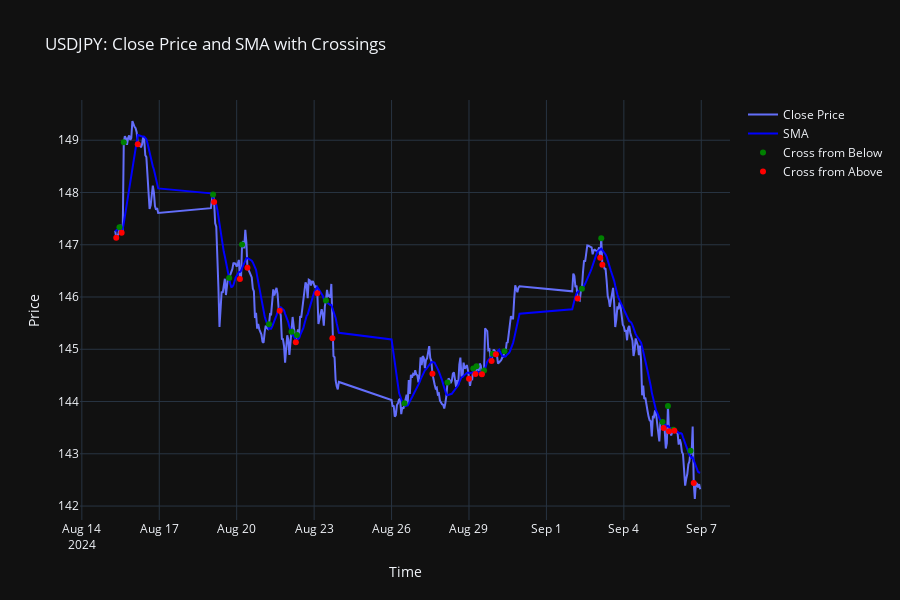
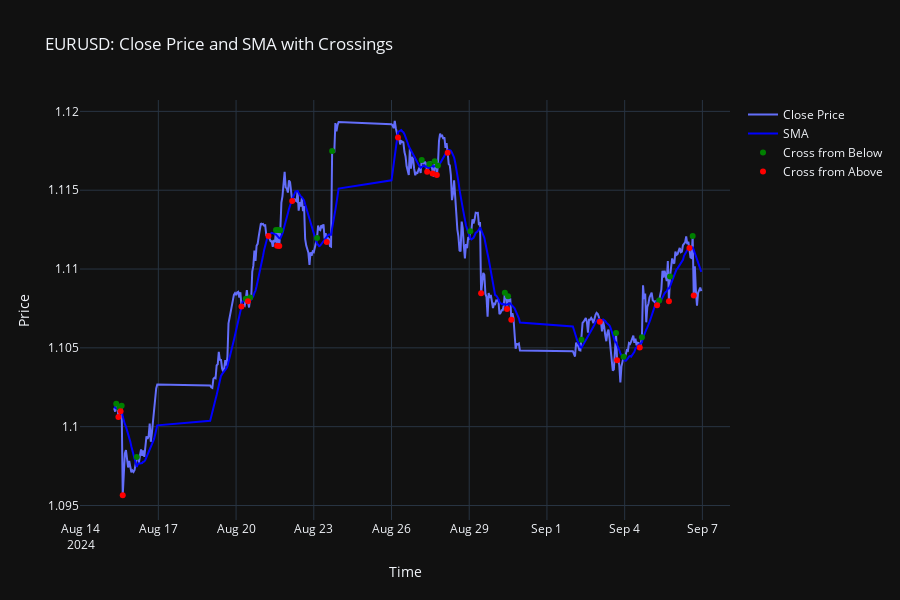
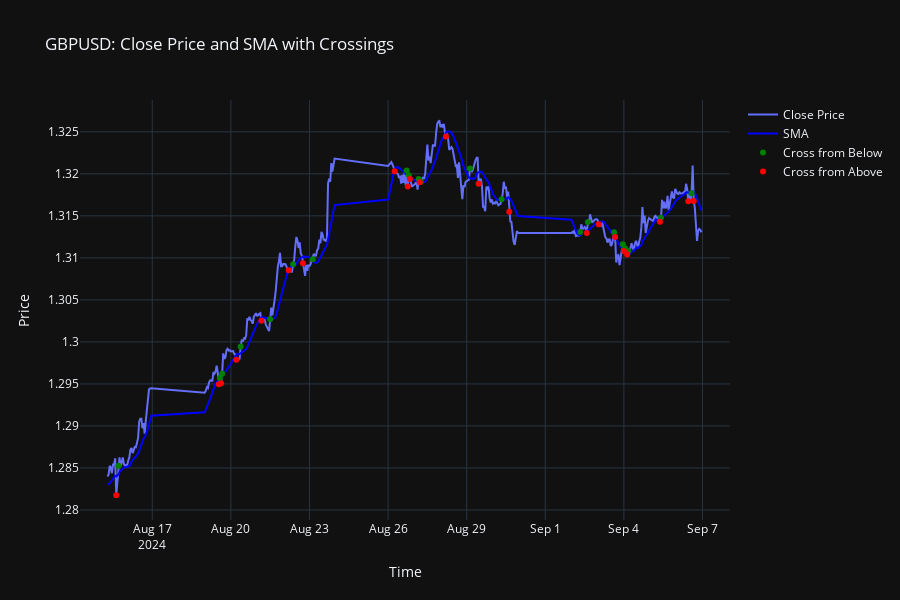
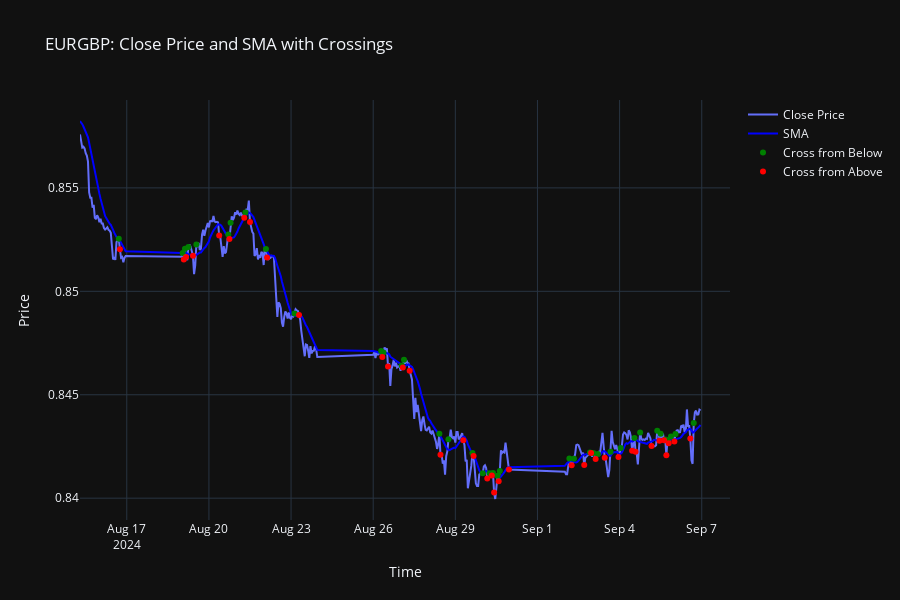

The cell these charts' notebook holds for them, in order:
### Code cell
for symbol, df in mtd.data.items():
    # Create lists to store the crossover points
    cross_from_below = []  # To store green dots (close crossing SMA from below)
    cross_from_above = []  # To store red dots (close crossing SMA from above)
    
    # Loop through the dataframe row by row to detect crossings
    for index in range(1, len(df)):
        prev_close_price = df.iloc[index - 1]['close']
        prev_sma = df.iloc[index - 1]['sma-14']
        close_price = df.iloc[index]['close']
        sma = df.iloc[index]['sma-14']

        # Detect crossings from below
        if prev_close_price < prev_sma and close_price > sma:
            cross_from_below.append((df.iloc[index]['time'], close_price))
        
        # Detect crossings from above
        elif prev_close_price > prev_sma and close_price < sma:
            cross_from_above.append((df.iloc[index]['time'], close_price))
    
    # Plotting the lines for close price and SMA
    fig = go.Figure()

    # Add the close price line
    fig.add_trace(
        go.Scatter(x=df['time'], y=df['close'], mode='lines', name='Close Price')
    )
    
    # Add the SMA line
    fig.add_trace(
        go.Scatter(x=df['time'], y=df['sma-14'], mode='lines', name='SMA', line_color='blue')
    )
    
    # Add green dots where the close price crosses the SMA from below
    if cross_from_below:
        fig.add_trace(
            go.Scatter(
                x=[x[0] for x in cross_from_below], 
                y=[x[1] for x in cross_from_below],
                mode='markers', 
                marker=dict(color='green', size=6), 
                name='Cross from Below'
            )
        )
    
    # Add red dots where the close price crosses the SMA from above
    if cross_from_above:
        fig.add_trace(
            go.Scatter(
                x=[x[0] for x in cross_from_above], 
                y=[x[1] for x in cross_from_above],
                mode='markers', 
                marker=dict(color='red', size=6), 
                name='Cross from Above'
            )
        )
    
    # Update layout
    fig.update_layout(
        title=f'{symbol}: Close Price and SMA with Crossings',
        template="plotly_dark",
        xaxis_title="Time",
        yaxis_title="Price",
        height=600
    )
    
    fig.show()

### Figure 1 — Plotly figure (JSON) as saved in the notebook; plotly's stock layout.template omitted (floating-point values rounded to 4 significant figures; data arrays with more than 128 entries replaced by an {"elided": "..."} marker saying what was removed)
{"data": [{"mode": "lines", "name": "Close Price", "type": "scatter", "x": {"elided": "401 str values"}, "y": {"elided": "401 float values"}}, {"line": {"color": "blue"}, "mode": "lines", "name": "SMA", "type": "scatter", "x": {"elided": "401 str values"}, "y": {"elided": "401 float values"}}, {"marker": {"color": "green", "size": 6}, "mode": "markers", "name": "Cross from Below", "type": "scatter", "x": ["2024-08-15T11:00:00", "2024-08-15T15:00:00", "2024-08-19T02:00:00", "2024-08-19T17:00:00", "2024-08-20T05:00:00", "2024-08-21T06:00:00", "2024-08-22T03:00:00", "2024-08-22T08:00:00", "2024-08-23T11:00:00", "2024-08-26T12:00:00", "2024-08-28T04:00:00", "2024-08-29T04:00:00", "2024-08-29T07:00:00", "2024-08-29T14:00:00", "2024-08-29T22:00:00", "2024-08-30T09:00:00", "2024-09-02T09:00:00", "2024-09-03T03:00:00", "2024-09-05T12:00:00", "2024-09-05T17:00:00", "2024-09-05T22:00:00", "2024-09-06T14:00:00"], "y": [147.3, 149.0, 148.0, 146.4, 147.0, 145.5, 145.3, 145.3, 145.9, 144.0, 144.4, 144.6, 144.7, 144.6, 144.9, 145.0, 146.2, 147.1, 143.6, 143.9, 143.5, 143.1]}, {"marker": {"color": "red", "size": 6}, "mode": "markers", "name": "Cross from Above", "type": "scatter", "x": ["2024-08-15T08:00:00", "2024-08-15T13:00:00", "2024-08-16T04:00:00", "2024-08-19T03:00:00", "2024-08-20T03:00:00", "2024-08-20T10:00:00", "2024-08-21T16:00:00", "2024-08-22T07:00:00", "2024-08-23T03:00:00", "2024-08-23T17:00:00", "2024-08-27T14:00:00", "2024-08-29T00:00:00", "2024-08-29T06:00:00", "2024-08-29T12:00:00", "2024-08-29T21:00:00", "2024-08-30T01:00:00", "2024-09-02T05:00:00", "2024-09-03T02:00:00", "2024-09-03T04:00:00", "2024-09-05T13:00:00", "2024-09-05T18:00:00", "2024-09-05T23:00:00", "2024-09-06T17:00:00"], "y": [147.1, 147.2, 148.9, 147.8, 146.3, 146.6, 145.7, 145.1, 146.1, 145.2, 144.5, 144.4, 144.5, 144.5, 144.8, 144.9, 146.0, 146.8, 146.6, 143.5, 143.4, 143.4, 142.4]}], "layout": {"height": 600, "title": {"text": "USDJPY: Close Price and SMA with Crossings"}, "xaxis": {"title": {"text": "Time"}}, "yaxis": {"title": {"text": "Price"}}}}

### Figure 2 — Plotly figure (JSON) as saved in the notebook; plotly's stock layout.template omitted (floating-point values rounded to 4 significant figures; data arrays with more than 128 entries replaced by an {"elided": "..."} marker saying what was removed)
{"data": [{"mode": "lines", "name": "Close Price", "type": "scatter", "x": {"elided": "401 str values"}, "y": {"elided": "401 float values"}}, {"line": {"color": "blue"}, "mode": "lines", "name": "SMA", "type": "scatter", "x": {"elided": "401 str values"}, "y": {"elided": "401 float values"}}, {"marker": {"color": "green", "size": 6}, "mode": "markers", "name": "Cross from Below", "type": "scatter", "x": ["2024-08-15T09:00:00", "2024-08-15T12:00:00", "2024-08-15T14:00:00", "2024-08-16T04:00:00", "2024-08-20T09:00:00", "2024-08-20T13:00:00", "2024-08-21T13:00:00", "2024-08-21T15:00:00", "2024-08-21T17:00:00", "2024-08-23T03:00:00", "2024-08-23T17:00:00", "2024-08-27T04:00:00", "2024-08-27T11:00:00", "2024-08-27T16:00:00", "2024-08-27T19:00:00", "2024-08-29T01:00:00", "2024-08-30T09:00:00", "2024-08-30T12:00:00", "2024-09-02T08:00:00", "2024-09-03T16:00:00", "2024-09-03T23:00:00", "2024-09-04T16:00:00", "2024-09-05T08:00:00", "2024-09-05T18:00:00", "2024-09-06T15:00:00"], "y": [1.101, 1.101, 1.101, 1.098, 1.108, 1.108, 1.112, 1.112, 1.112, 1.112, 1.117, 1.117, 1.117, 1.117, 1.117, 1.112, 1.108, 1.108, 1.106, 1.106, 1.104, 1.106, 1.108, 1.11, 1.112]}, {"marker": {"color": "red", "size": 6}, "mode": "markers", "name": "Cross from Above", "type": "scatter", "x": ["2024-08-15T11:00:00", "2024-08-15T13:00:00", "2024-08-15T15:00:00", "2024-08-20T05:00:00", "2024-08-20T11:00:00", "2024-08-21T06:00:00", "2024-08-21T14:00:00", "2024-08-21T16:00:00", "2024-08-22T04:00:00", "2024-08-23T12:00:00", "2024-08-26T06:00:00", "2024-08-27T09:00:00", "2024-08-27T14:00:00", "2024-08-27T18:00:00", "2024-08-28T04:00:00", "2024-08-29T11:00:00", "2024-08-30T11:00:00", "2024-08-30T15:00:00", "2024-09-03T01:00:00", "2024-09-03T17:00:00", "2024-09-04T14:00:00", "2024-09-05T06:00:00", "2024-09-05T17:00:00", "2024-09-06T12:00:00", "2024-09-06T16:00:00"], "y": [1.101, 1.101, 1.096, 1.108, 1.108, 1.112, 1.111, 1.111, 1.114, 1.112, 1.118, 1.116, 1.116, 1.116, 1.117, 1.108, 1.107, 1.107, 1.107, 1.104, 1.105, 1.108, 1.108, 1.111, 1.108]}], "layout": {"height": 600, "title": {"text": "EURUSD: Close Price and SMA with Crossings"}, "xaxis": {"title": {"text": "Time"}}, "yaxis": {"title": {"text": "Price"}}}}

### Figure 3 — Plotly figure (JSON) as saved in the notebook; plotly's stock layout.template omitted (floating-point values rounded to 4 significant figures; data arrays with more than 128 entries replaced by an {"elided": "..."} marker saying what was removed)
{"data": [{"mode": "lines", "name": "Close Price", "type": "scatter", "x": {"elided": "401 str values"}, "y": {"elided": "401 float values"}}, {"line": {"color": "blue"}, "mode": "lines", "name": "SMA", "type": "scatter", "x": {"elided": "401 str values"}, "y": {"elided": "401 float values"}}, {"marker": {"color": "green", "size": 6}, "mode": "markers", "name": "Cross from Below", "type": "scatter", "x": ["2024-08-15T17:00:00", "2024-08-19T14:00:00", "2024-08-19T16:00:00", "2024-08-20T09:00:00", "2024-08-21T12:00:00", "2024-08-22T09:00:00", "2024-08-23T03:00:00", "2024-08-26T17:00:00", "2024-08-26T19:00:00", "2024-08-27T04:00:00", "2024-08-27T06:00:00", "2024-08-29T03:00:00", "2024-08-30T08:00:00", "2024-09-02T08:00:00", "2024-09-02T15:00:00", "2024-09-03T15:00:00", "2024-09-03T23:00:00", "2024-09-04T01:00:00", "2024-09-04T04:00:00", "2024-09-05T10:00:00", "2024-09-06T14:00:00"], "y": [1.285, 1.296, 1.296, 1.299, 1.303, 1.309, 1.31, 1.32, 1.32, 1.319, 1.319, 1.321, 1.317, 1.313, 1.314, 1.313, 1.312, 1.311, 1.311, 1.315, 1.318]}, {"marker": {"color": "red", "size": 6}, "mode": "markers", "name": "Cross from Above", "type": "scatter", "x": ["2024-08-15T15:00:00", "2024-08-19T13:00:00", "2024-08-19T15:00:00", "2024-08-20T05:00:00", "2024-08-21T04:00:00", "2024-08-22T05:00:00", "2024-08-22T18:00:00", "2024-08-26T06:00:00", "2024-08-26T18:00:00", "2024-08-26T20:00:00", "2024-08-27T05:00:00", "2024-08-28T05:00:00", "2024-08-29T11:00:00", "2024-08-30T15:00:00", "2024-09-02T14:00:00", "2024-09-03T01:00:00", "2024-09-03T16:00:00", "2024-09-04T00:00:00", "2024-09-04T03:00:00", "2024-09-05T09:00:00", "2024-09-06T11:00:00", "2024-09-06T16:00:00"], "y": [1.282, 1.295, 1.295, 1.298, 1.303, 1.309, 1.309, 1.32, 1.318, 1.319, 1.319, 1.324, 1.319, 1.316, 1.313, 1.314, 1.312, 1.311, 1.31, 1.314, 1.317, 1.317]}], "layout": {"height": 600, "title": {"text": "GBPUSD: Close Price and SMA with Crossings"}, "xaxis": {"title": {"text": "Time"}}, "yaxis": {"title": {"text": "Price"}}}}

### Figure 4 — Plotly figure (JSON) as saved in the notebook; plotly's stock layout.template omitted (floating-point values rounded to 4 significant figures; data arrays with more than 128 entries replaced by an {"elided": "..."} marker saying what was removed)
{"data": [{"mode": "lines", "name": "Close Price", "type": "scatter", "x": {"elided": "401 str values"}, "y": {"elided": "401 float values"}}, {"line": {"color": "blue"}, "mode": "lines", "name": "SMA", "type": "scatter", "x": {"elided": "401 str values"}, "y": {"elided": "401 float values"}}, {"marker": {"color": "green", "size": 6}, "mode": "markers", "name": "Cross from Below", "type": "scatter", "x": ["2024-08-16T17:00:00", "2024-08-19T01:00:00", "2024-08-19T03:00:00", "2024-08-19T06:00:00", "2024-08-19T13:00:00", "2024-08-20T17:00:00", "2024-08-20T19:00:00", "2024-08-21T08:00:00", "2024-08-22T02:00:00", "2024-08-23T03:00:00", "2024-08-26T07:00:00", "2024-08-26T09:00:00", "2024-08-27T01:00:00", "2024-08-27T03:00:00", "2024-08-28T10:00:00", "2024-08-28T18:00:00", "2024-08-29T15:00:00", "2024-08-30T00:00:00", "2024-08-30T06:00:00", "2024-08-30T09:00:00", "2024-08-30T13:00:00", "2024-08-30T15:00:00", "2024-09-02T04:00:00", "2024-09-02T08:00:00", "2024-09-02T22:00:00", "2024-09-03T01:00:00", "2024-09-03T05:00:00", "2024-09-03T16:00:00", "2024-09-04T01:00:00", "2024-09-04T13:00:00", "2024-09-04T18:00:00", "2024-09-05T09:00:00", "2024-09-05T12:00:00", "2024-09-05T16:00:00", "2024-09-05T18:00:00", "2024-09-05T21:00:00", "2024-09-06T01:00:00", "2024-09-06T17:00:00"], "y": [0.8525, 0.8518, 0.8521, 0.8521, 0.8523, 0.8528, 0.8533, 0.8538, 0.852, 0.8489, 0.8471, 0.847, 0.8464, 0.8467, 0.8431, 0.8428, 0.8422, 0.8412, 0.8412, 0.8412, 0.8411, 0.8413, 0.8419, 0.8419, 0.8422, 0.8422, 0.8421, 0.8423, 0.8424, 0.8429, 0.8432, 0.8433, 0.8431, 0.8428, 0.8428, 0.843, 0.8431, 0.8436]}, {"marker": {"color": "red", "size": 6}, "mode": "markers", "name": "Cross from Above", "type": "scatter", "x": ["2024-08-16T18:00:00", "2024-08-19T02:00:00", "2024-08-19T04:00:00", "2024-08-19T10:00:00", "2024-08-20T09:00:00", "2024-08-20T18:00:00", "2024-08-21T07:00:00", "2024-08-21T12:00:00", "2024-08-22T03:00:00", "2024-08-23T07:00:00", "2024-08-26T08:00:00", "2024-08-26T13:00:00", "2024-08-27T02:00:00", "2024-08-27T08:00:00", "2024-08-28T11:00:00", "2024-08-29T07:00:00", "2024-08-29T16:00:00", "2024-08-30T04:00:00", "2024-08-30T08:00:00", "2024-08-30T10:00:00", "2024-08-30T14:00:00", "2024-08-30T23:00:00", "2024-09-02T06:00:00", "2024-09-02T17:00:00", "2024-09-02T23:00:00", "2024-09-03T03:00:00", "2024-09-03T11:00:00", "2024-09-03T23:00:00", "2024-09-04T11:00:00", "2024-09-04T14:00:00", "2024-09-05T04:00:00", "2024-09-05T11:00:00", "2024-09-05T15:00:00", "2024-09-05T17:00:00", "2024-09-05T19:00:00", "2024-09-06T00:00:00", "2024-09-06T14:00:00"], "y": [0.852, 0.8515, 0.8517, 0.8517, 0.8527, 0.8525, 0.8536, 0.8534, 0.8516, 0.8489, 0.8468, 0.8464, 0.8463, 0.8462, 0.8421, 0.8428, 0.842, 0.8409, 0.8411, 0.8403, 0.8408, 0.8414, 0.8416, 0.8416, 0.8422, 0.8419, 0.842, 0.842, 0.8423, 0.8423, 0.8425, 0.8428, 0.8428, 0.8421, 0.8427, 0.8427, 0.8429]}], "layout": {"height": 600, "title": {"text": "EURGBP: Close Price and SMA with Crossings"}, "xaxis": {"title": {"text": "Time"}}, "yaxis": {"title": {"text": "Price"}}}}
